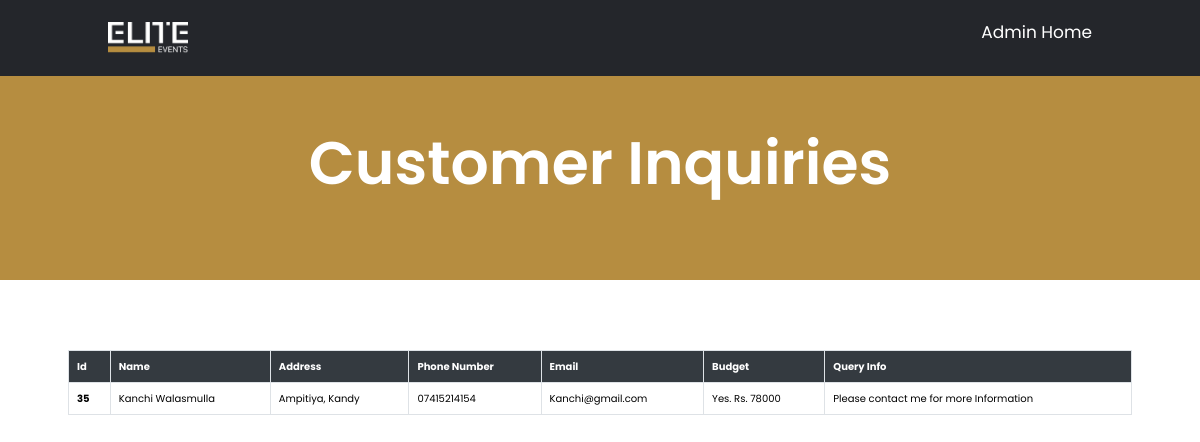
Screenshot of /viewinqury.php with the database file from the repository.
### tables this page shows
CREATE TABLE `query` (
  `id` int(255) NOT NULL,
  `name` varchar(255) NOT NULL,
  `address` varchar(255) NOT NULL,
  `phonenumber` varchar(255) NOT NULL,
  `email` varchar(255) NOT NULL,
  `budget` varchar(255) NOT NULL,
  `queryinfo` varchar(255) NOT NULL
);

### viewinqury.php (the view, shortened to what this page needs)
<?php
include("config.php");
?>
<!DOCTYPE html>
<html lang="en">
<head>
    <link rel="stylesheet" href="https://cdnjs.cloudflare.com/ajax/libs/font-awesome/5.15.3/css/all.min.css">
    <link rel="stylesheet" href="https://cdnjs.cloudflare.com/ajax/libs/font-awesome/6.5.1/css/all.min.css">
    <link href="https://cdn.jsdelivr.net/npm/bootstrap@5.3.2/dist/css/bootstrap.min.css" rel="stylesheet">
    <link rel="stylesheet" href="viewinqury.css"/>
</head>
<body>
    <div class="hero">
    <nav> <img src="assests/logo.png" class="logo">
    <ul>
        <li> <a href="admin.html">Admin Home</a></li>
    </ul>
    </nav>
     <h1>Customer Inquiries</h1>
    </div>
    <section class="about">
    <table class="table">
  <thead class="table-dark">
    <tr>
      <th scope="col">Id</th>
      <th scope="col">Name</th>
      <th scope="col">Address</th>
      <th scope="col">Phone Number</th>
      <th scope="col">Email</th>
      <th scope="col">Budget</th>
      <th scope="col">Query Info</th>
    </tr>
  </thead>
  <tbody>
  <?php
$sql="Select * from query";
$result=mysqli_query($conn,$sql);
if($result){
    while($row=mysqli_fetch_assoc($result)){
        $id = $row['id'];
        $name = $row['name'];
        $address = $row['address'];
        $phonenumber = $row['phonenumber'];
        $email = $row['email'];
        $budget = $row['budget'];
        $queryinfo = $row['queryinfo'];
        echo'<tr>
        <th scope="row">'.$id.'</th>
        <td>'.$name.'</td>
        <td>'.$address.'</td>
        <td>'.$phonenumber.'</td>
        <td>'.$email.'</td>
        <td>'.$budget.'</td>
        <td>'.$queryinfo.'</td>
        </tr>';
    }
}
?>
</table>
    </section>
</body>
</html>

### viewinqury.css (style rules this page uses)
:root { --gold:#B68D40; --black:#24262b; }
* { font-family: 'Poppins', sans-serif; margin: 0; padding: 0; box-sizing: border-box; }
*, *::after, *::before { margin: 0; padding: 0; box-sizing: border-box; }
html { font-size: 62.5%; overflow-x: hidden; scroll-padding-top: 6.5rem; scroll-behavior: smooth; }
section { padding:3rem 4%; }
.hero { width: 100%; height: 35vh; background: var(--gold); position:relative; padding: 0 5%; display: flex; align-items: center; justify-content: center; }
.hero h1 { font-size: 60px; margin-top: 50px; color: #fff; font-weight: 600; }
.about { margin: 20px; }
.table { width: 100%; border-collapse: collapse; margin-top: 20px; }
.table-dark th { background-color: #343a40; color: #fff; }
.table th, .table td { padding: 8px; text-align: left; border: 1px solid #dee2e6; }
nav { width: 100%; position: absolute; top: 0; left: 0; padding: 2rem 9%; display: flex; align-items: center; justify-content: space-between; background: var(--black); }
nav .logo { width: 80px; }
nav ul li { list-style: none; display: inline-block; margin-left: 40px; }
nav ul li a { text-decoration: none; color: #fff; font-size: 17px; }

### rows the page displays
query: id "35", name "Kanchi Walasmulla", address "Ampitiya, Kandy", phonenumber "07415214154", email "Kanchi@gmail.com", budget "Yes. Rs. 78000", queryinfo "Please contact me for more Information"
